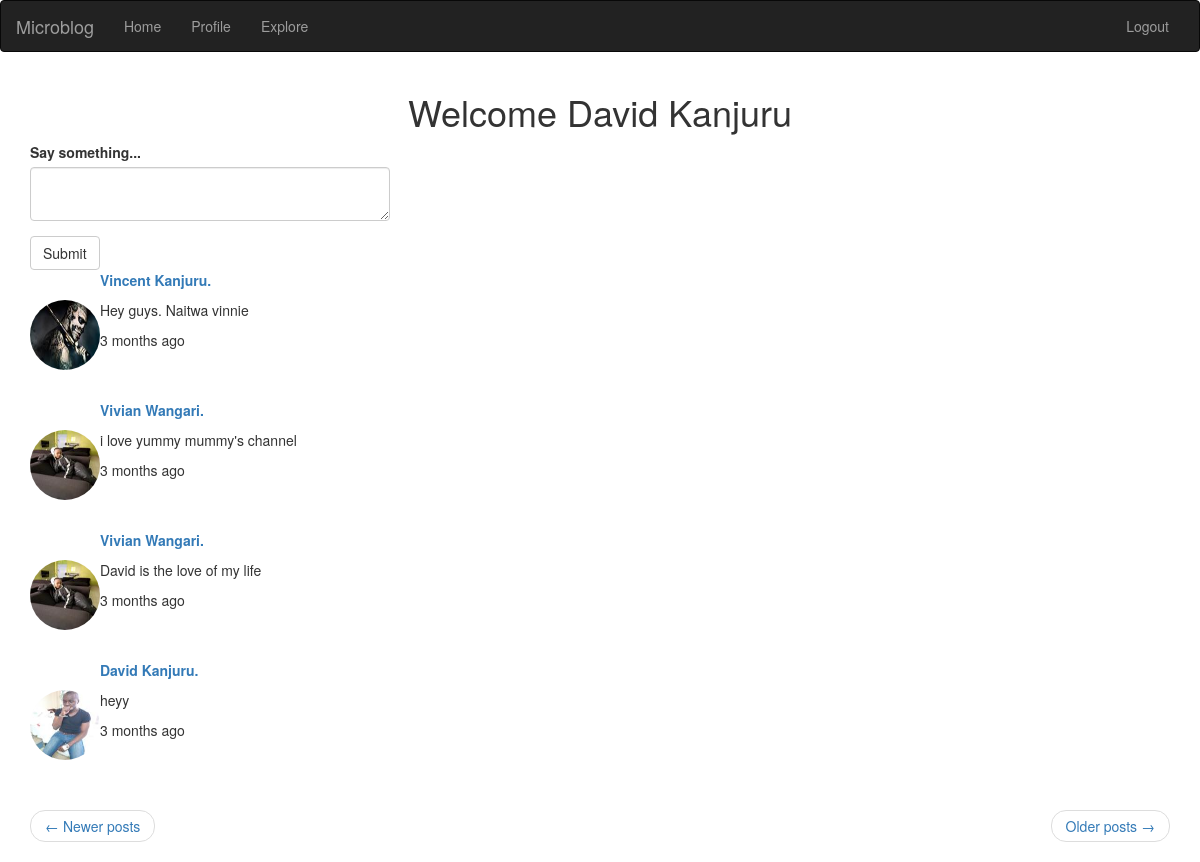
/index?page=3 (signed in), run on the app's committed database.
### app/model.py (models this page shows, shortened)
class People(UserMixin, db.Model):
    id = db.Column(db.Integer, primary_key= True)
    username = db.Column(db.String(120), index=True, unique=True, nullable=False)
    email = db.Column(db.String(120), index=True, unique=True, nullable=False)
    password_hash = db.Column(db.String(128), index=True)
    image = db.Column(db.String(20), nullable= False, default='default1.jpg')
    about_me = db.Column(db.String(140))
    last_seen = db.Column(db.DateTime, default = datetime.utcnow)
    posts = db.relationship('Post', backref='author', lazy='dynamic')
    followed = db.relationship('People', secondary=followers,
                              primaryjoin=(followers.c.follower_id == id),
                               secondaryjoin=
                               (followers.c.followed_id == id),
                               backref =
                               db.backref('followers', lazy='dynamic'),
                               lazy='dynamic')
    def followed_posts(self):
        followed = Post.query.join(followers,(followers.c.followed_id == Post.user_id)).filter(followers.c.follower_id == self.id)
        own = Post.query.filter_by(user_id=self.id)
        return followed.union(own).order_by(Post.timestamp.desc())
    def __repr__(self):
        return f"{self.username}"

class Post(db.Model):
    id = db.Column(db.Integer, primary_key=True)
    body = db.Column(db.String(140))
    timestamp = db.Column(db.DateTime, index=True, default=datetime.utcnow)
    user_id = db.Column(db.Integer, db.ForeignKey("people.id"))
    language = db.Column(db.String(100))

### app/routes.py (the view, shortened to what this page needs)
@app.route("/", methods=['POST','GET'])
@app.route("/index", methods=['POST','GET'])
@login_required
def index():
    page = request.args.get('page', 1, type=int)
    posts_ = current_user.followed_posts().paginate(page, app.config['POSTS_PER_PAGE'], False)
    prev_url = url_for('index', page=posts_.prev_num) if posts_.has_prev else None
    next_url = url_for('index', page=posts_.next_num) if posts_.has_next else None
    form = PostForm()
    return render_template("index.html", title="Home Page", posts=posts_.items, form=form, next_url=next_url, prev_url=prev_url)

### app/forms.py
class PostForm(FlaskForm):
    post = TextAreaField(_l('Say something...'), validators=[DataRequired(), Length(min=0,max=150)])
    submit = SubmitField(_l('Submit'))

### app/model.py (called while the page is built)
@login_manager.user_loader
def load_user(user_id):
    return People.query.get(int(user_id))

### app/routes.py (called while the page is built)
@app.before_request
def before_request():
    if current_user.is_authenticated:
        current_user.last_seen = datetime.utcnow()
        db.session.commit()
        g.locale = str(get_locale())

### app/templates/index.html (shortened to what this page needs)
{% extends "base.html" %}
{% block app_content %}
<center><h1>Welcome {{current_user.username}}</h1></center>
{% if form %}
{% import 'bootstrap/wtf.html' as wtf %}
        <div class="row">
        <div class="col-md-4">
            {{ wtf.quick_form(form) }}
        </div>
        </div>
{% endif %}
        {% for i in posts %}
            <table>
                <tr>
                    {% if i.author.image %}
                    <td>
                        <img src="{{url_for('static', filename='profile_pics/'+ i.author.image)}}" style="border-radius: 50%" height="70px" width="70px">
                    </td>
                    {% endif %}
                    <td>
                        <p>
                            <a href="{{url_for('user', username=i.author.username)}}">
                            <strong>
                                {{i.author.username}}.
                            </strong>
                            </a>
                        </p>
                        <p>
                            {{i.body}}
                        </p>
                        <p>
                            {{moment(i.timestamp).fromNow()}}
                        </p>
                        <br><br>
                    </td>
                </tr>
            </table>
        {% endfor %}
    <nav aria-label="...">
        <ul class="pager">
            <li class="previous{% if not prev_url %} disabled{% endif %}">
                <a href="{{ prev_url or '#' }}">
                    <span aria-hidden="true">&larr;</span> {{_("Newer posts")}}
                </a>
            </li>
            <li class="next{% if not next_url %} disabled{% endif %}">
                <a href="{{ next_url or '#' }}">
                    {{_("Older posts")}} <span aria-hidden="true">&rarr;</span>
                </a>
            </li>
        </ul>
    </nav>
{% endblock %}

### data on the page
People: username "David Kanjuru"
Post: image (picture), author.username "Vincent Kanjuru", body "Hey guys. Naitwa vinnie", timestamp "3 months ago"
Post: image (picture), author.username "Vivian Wangari", body "i love yummy mummy's channel", timestamp "3 months ago"
Post: image (picture), author.username "Vivian Wangari", body "David is the love of my life", timestamp "3 months ago"
Post: image (picture), author.username "David Kanjuru", body "heyy", timestamp "3 months ago"
